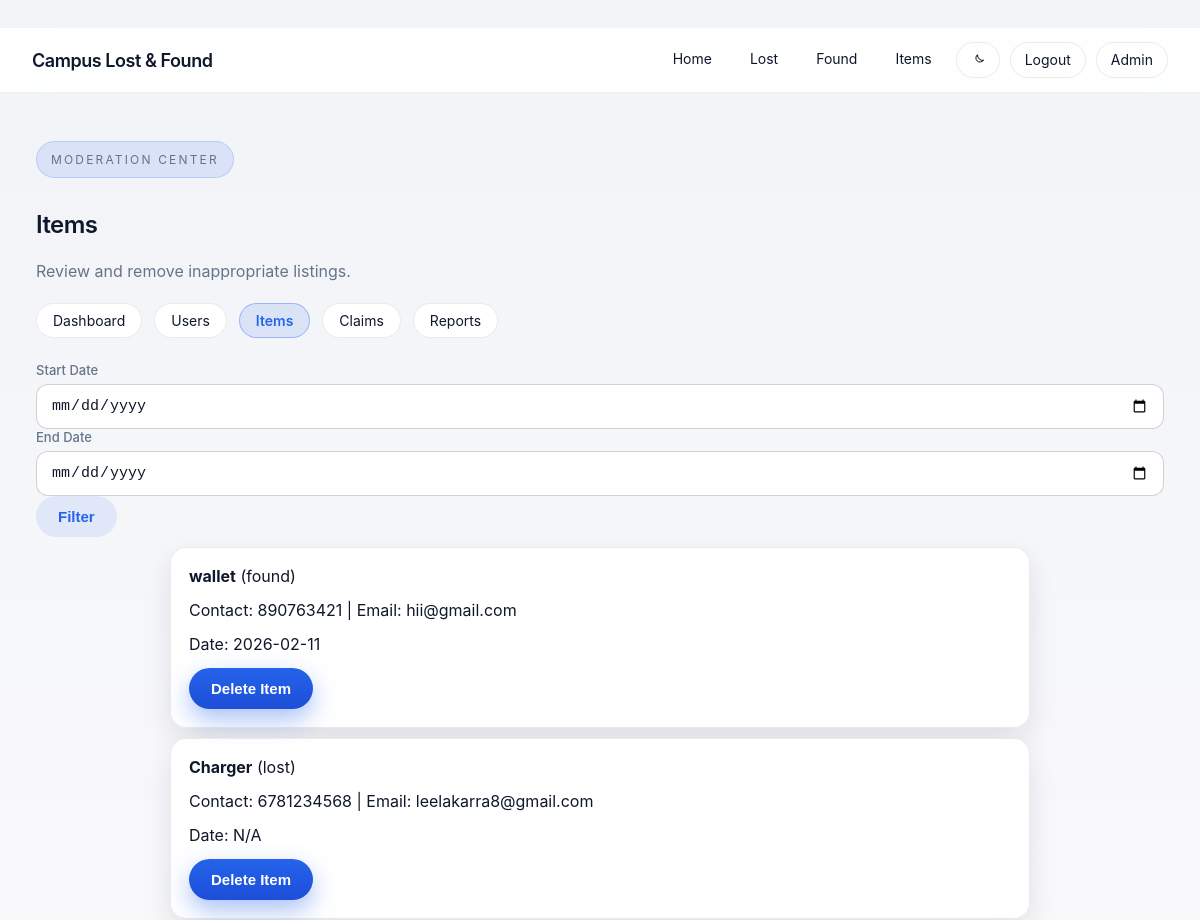
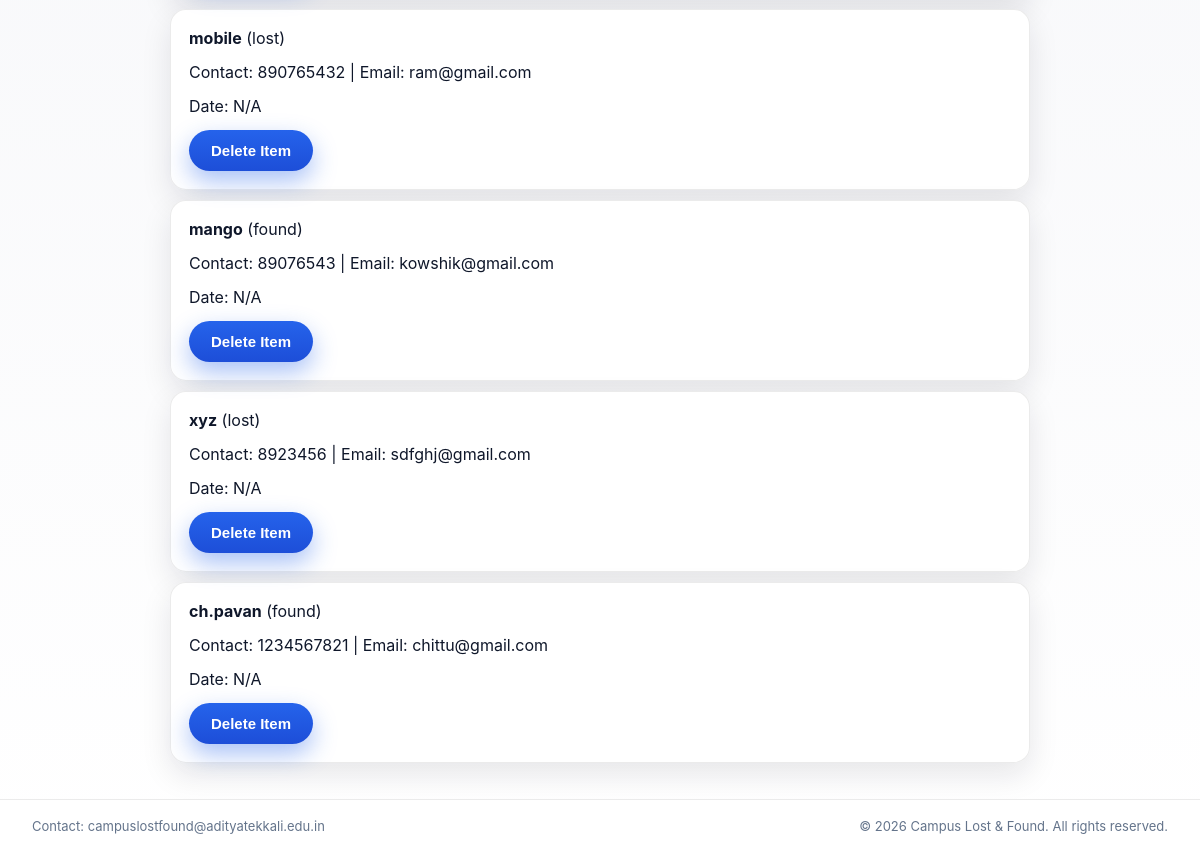
/admin/items (signed in), run on the app's committed database (2 pictures, top to bottom).
### tables this page shows
CREATE TABLE items (
            id INTEGER PRIMARY KEY AUTOINCREMENT,
            type TEXT NOT NULL,
            name TEXT NOT NULL,
            contact TEXT NOT NULL,
            email TEXT,
            description TEXT,
            owner_id INTEGER,
            status TEXT DEFAULT 'open',
            photo_path TEXT,
            created_at TEXT NOT NULL, item_date TEXT,
            FOREIGN KEY(owner_id) REFERENCES users(id)
        );

### app.py (the view)
@app.route("/admin/items")
def admin_items():
    require_admin()
    start_date = request.args.get("start_date", "").strip()
    end_date = request.args.get("end_date", "").strip()
    conn = get_db()
    cur = conn.cursor()
    query = "SELECT * FROM items"
    where = []
    params = []
    if start_date:
        where.append("(item_date >= ?)")
        params.append(start_date)
    if end_date:
        where.append("(item_date <= ?)")
        params.append(end_date)
    if where:
        query += " WHERE " + " AND ".join(where)
    query += " ORDER BY created_at DESC"
    cur.execute(query, params)
    items = cur.fetchall()
    conn.close()
    return render_template(
        "admin_items.html",
        user=current_user(),
        items=items,
        start_date=start_date,
        end_date=end_date,
    )

### app.py (called while the page is built)
def get_db():
    conn = sqlite3.connect(DB_PATH)
    conn.row_factory = sqlite3.Row
    return conn

def current_user():
    uid = session.get("user_id")
    if not uid:
        return None
    conn = get_db()
    cur = conn.cursor()
    cur.execute("SELECT * FROM users WHERE id = ?", (uid,))
    user = cur.fetchone()
    conn.close()
    return user

def require_admin():
    user = current_user()
    if not user or not user["is_admin"]:
        abort(403)
    return user

### templates/admin_items.html (shortened to what this page needs)
{% extends "base.html" %}
{% block content %}
<section class="admin">
  <div class="admin-hero">
    <div>
      <p class="eyebrow">Moderation Center</p>
      <h2>Items</h2>
      <p class="muted">Review and remove inappropriate listings.</p>
    </div>
  </div>
  <nav class="admin-nav">
    <a href="{{ url_for('admin') }}">Dashboard</a>
    <a href="{{ url_for('admin_users') }}">Users</a>
    <a class="active" href="{{ url_for('admin_items') }}">Items</a>
    <a href="{{ url_for('admin_claims') }}">Claims</a>
    <a href="{{ url_for('admin_reports') }}">Reports</a>
  </nav>
  <form class="admin-filter" method="get" action="{{ url_for('admin_items') }}">
    <label>Start Date
      <input type="date" name="start_date" value="{{ start_date }}" />
    </label>
    <label>End Date
      <input type="date" name="end_date" value="{{ end_date }}" />
    </label>
    <button class="btn ghost" type="submit">Filter</button>
  </form>
  <div class="admin-section">
    <div class="admin-grid">
      {% for i in items %}
      <div class="admin-card">
        <div><strong>{{ i['name'] }}</strong> ({{ i['type'] }})</div>
        <div class="muted">Contact: {{ i['contact'] }} | Email: {{ i['email'] }}</div>
        <div class="muted">Date: {{ i['item_date'] if i['item_date'] else 'N/A' }}</div>
        <form method="post" action="{{ url_for('admin_delete_item') }}">
          <button class="btn danger" type="submit">Delete Item</button>
        </form>
      </div>
      {% endfor %}
    </div>
  </div>
</section>
{% endblock %}

### static/css/styles.css (style rules this page uses)
:root { --bg: #f2f3f7; --bg-soft: #ffffff; --surface: rgba(255, 255, 255, 0.92); --surface-2: rgba(255, 255, 255, 0.98); --ink: #0f172a; --muted: #64748b; --accent: #2563eb; --accent-strong: #1d4ed8; --success: #16a34a; --danger: #dc2626; --field-bg: #ffffff; --field-border: rgba(0, 0, 0, 0.18); --chat-bg: #e5e7eb; --chat-line-bg: #f8fafc; --chat-line-border: rgba(0, 0, 0, 0.08); --badge-bg: rgba(255, 255, 255, 0.9); --badge-text: #0f172a; --shadow-lg: 0 24px 60px rgba(15, 23, 42, 0.12); --shadow-md: 0 12px 30px rgba(15, 23, 42, 0.10); --shadow-sm: 0 6px 16px rgba(15, 23, 42, 0.08); --radius-lg: 26px; --radius-md: 18px; --radius-sm: 12px; --status-bar-height: 28px; }
html[data-theme="light"] { color-scheme: light; --bg: #f2f3f7; --bg-soft: #ffffff; --surface: rgba(255, 255, 255, 0.92); --surface-2: rgba(255, 255, 255, 0.98); --ink: #0f172a; --muted: #64748b; --accent: #2563eb; --accent-strong: #1d4ed8; --field-bg: #ffffff; --field-border: rgba(0, 0, 0, 0.18); --chat-bg: #e5e7eb; --chat-line-bg: #f8fafc; --chat-line-border: rgba(0, 0, 0, 0.08); --badge-bg: rgba(255, 255, 255, 0.9); --badge-text: #0f172a; --shadow-lg: 0 24px 60px rgba(15, 23, 42, 0.12); --shadow-md: 0 12px 30px rgba(15, 23, 42, 0.10); --shadow-sm: 0 6px 16px rgba(15, 23, 42, 0.08); }
* { box-sizing: border-box; }
body { margin: 0; font-family: -apple-system, BlinkMacSystemFont, "SF Pro Text", "SF Pro Display", Inter, system-ui, sans-serif; color: var(--ink); background: linear-gradient(180deg, var(--bg), var(--bg-soft)); min-height: 100vh; animation: app-fade 420ms ease; display: flex; flex-direction: column; }
body::before { content: ""; display: block; height: var(--status-bar-height); }
h1, h2, h3, .brand { font-family: -apple-system, BlinkMacSystemFont, "SF Pro Display", Inter, system-ui, sans-serif; letter-spacing: -0.025em; }
h2 { font-size: 24px; font-weight: 600; }
p { line-height: 1.6; color: var(--muted); }
.eyebrow { display: inline-flex; align-items: center; gap: 8px; font-size: 12px; text-transform: uppercase; letter-spacing: 0.18em; color: var(--muted); padding: 8px 14px; border-radius: 999px; background: rgba(37, 99, 235, 0.12); border: 1px solid rgba(37, 99, 235, 0.18); }
a { color: inherit; text-decoration: none; }
.btn { padding: 12px 22px; border-radius: 999px; font-weight: 600; font-size: 15px; border: none; cursor: pointer; color: #fff; background: linear-gradient( 180deg, var(--accent), var(--accent-strong) ); box-shadow: 0 10px 25px rgba(37, 99, 235, 0.4); transition: transform 120ms ease; width: auto; }
.btn.ghost { background: rgba(37, 99, 235, 0.1); color: var(--accent); box-shadow: none; }
.about, .form-card, .login-card, .item-card, .chat-panel, .admin-card { background: var(--surface-2); padding: 18px; border-radius: 16px; box-shadow: var(--shadow-md); border: 1px solid rgba(0, 0, 0, 0.08); }
.about, .form-card, .login-card, .chat-panel, .admin-card { margin: 0 auto; margin-top: 10px; width: min(100%, 860px); }
label { display: grid; gap: 6px; font-size: 13px; font-weight: 500; color: var(--muted); }
input, select { padding: 12px 14px; border-radius: var(--radius-sm); border: 1px solid var(--field-border); background: var(--field-bg); font-size: 15px; color: var(--ink); transition: box-shadow 160ms ease, border-color 160ms ease; width: 100%; }
.admin-card { display: grid; gap: 14px; }
.admin-nav { display: flex; gap: 12px; flex-wrap: wrap; margin: 18px 0 24px; }
.admin-nav a { padding: 8px 16px; border-radius: 999px; border: 1px solid rgba(0, 0, 0, 0.08); background: var(--surface-2); font-size: 14px; }
.admin-nav a.active { background: rgba(37, 99, 235, 0.12); border-color: rgba(37, 99, 235, 0.35); color: var(--accent); font-weight: 600; }

### data on the page
items: name "wallet", type "found", contact "890763421", email "hii@gmail.com", item_date "2026-02-11"
items: name "Charger", type "lost", contact "6781234568", email "leelakarra8@gmail.com", i "N/A"
items: name "mobile", type "lost", contact "890765432", email "ram@gmail.com", i "N/A"
items: name "mango", type "found", contact "89076543", email "kowshik@gmail.com", i "N/A"
items: name "xyz", type "lost", contact "8923456", email "sdfghj@gmail.com", i "N/A"
items: name "ch.pavan", type "found", contact "1234567821", email "chittu@gmail.com", i "N/A"
